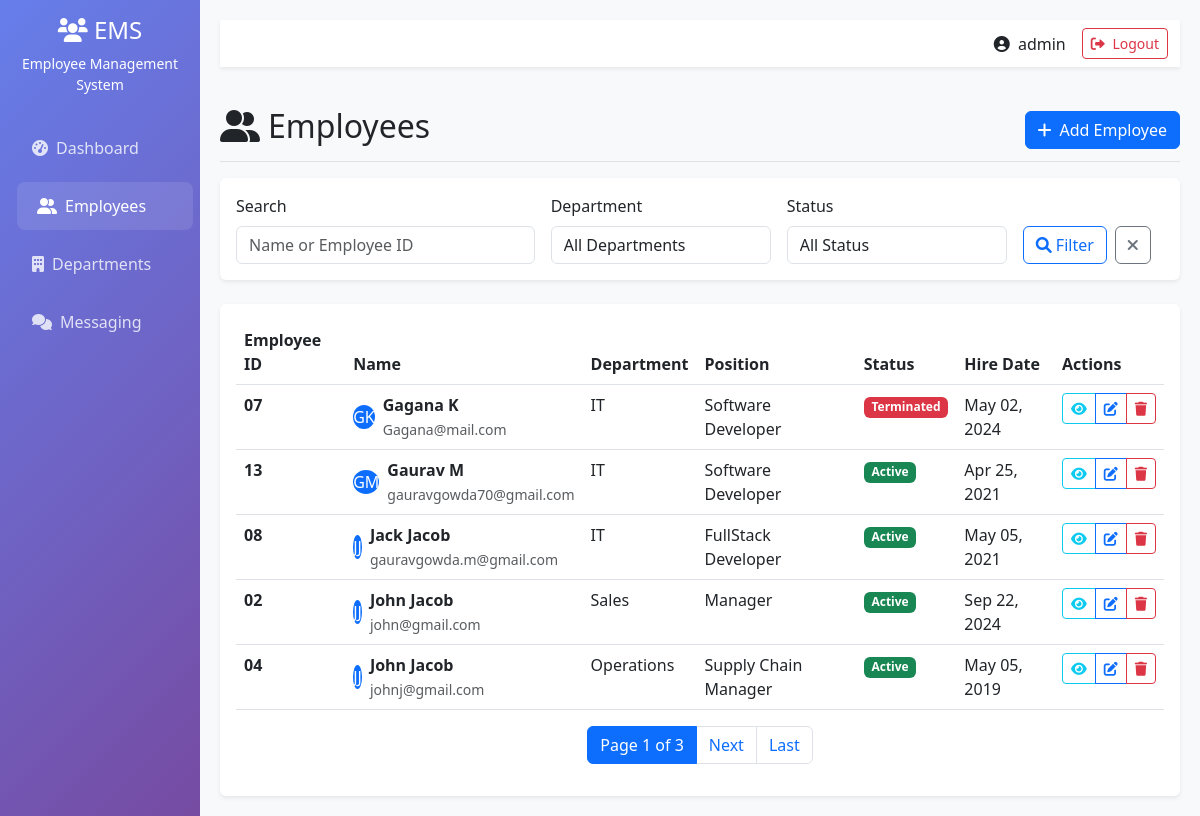
Screenshot of /employees/ (signed in) with the database file from the repository.
### employees/models.py (models this page shows, shortened)
class Employee(models.Model):
    GENDER_CHOICES = [
        ('M', 'Male'),
        ('F', 'Female'),
        ('O', 'Other'),
    ]
    STATUS_CHOICES = [
        ('active', 'Active'),
        ('inactive', 'Inactive'),
        ('terminated', 'Terminated'),
    ]
    employee_id = models.CharField(max_length=20, unique=True)
    first_name = models.CharField(max_length=50)
    last_name = models.CharField(max_length=50)
    email = models.EmailField(unique=True)
    phone_regex = RegexValidator(
        regex=r'^\+?1?\d{9,15}$',
        message="Phone number must be entered in the format:'+999999999'. upto 15 digits allowed."
    )
    phone_number = models.CharField(validators=[phone_regex], max_length=17)
    date_of_birth = models.DateField()
    gender = models.CharField(max_length=1, choices=GENDER_CHOICES)
    address = models.TextField()
    department = models.ForeignKey(Department, on_delete= models.CASCADE, related_name='employees')
    position = models.CharField(max_length=100)
    salary = models.DecimalField(max_digits=10, decimal_places=2)
    hire_date = models.DateField()
    status = models.CharField(max_length=20, choices=STATUS_CHOICES, default='active')
    created_at = models.DateTimeField(auto_now_add=True)
    updated_at = models.DateTimeField(auto_now=True)
    @property
    def full_name(self):
        return f"{self.first_name} {self.last_name}"
    class Meta:
        ordering = ['first_name', 'last_name']

class Department(models.Model):
    name = models.CharField(max_length=100, unique=True)
    description = models.TextField(blank=True, null=True)
    created_at = models.DateTimeField(auto_now_add=True)
    class Meta:
        ordering = ['name']

### employees/views.py (the view)
# urls.py: path('employees/', views.employee_list, name='employee_list'),
@login_required
def employee_list(request):
    employees = Employee.objects.select_related('department').all()
    search_query = request.GET.get('search')
    if search_query:
        employees = employees.filter(first_name__icontains=search_query) | employees.filter(last_name__icontains=search_query) |employees.filter(employee_id__icontains=search_query) #|employees.filter(address__icontains=search_query)#
    dept_filter = request.GET.get('department')
    if dept_filter:
        employees = employees.filter(department_id=dept_filter)
    status_filter = request.GET.get('status')
    if status_filter:
        employees = employees.filter(status=status_filter)
    paginator = Paginator(employees, 5)
    page_number = request.GET.get('page')
    page_obj = paginator.get_page(page_number)
    departments = Department.objects.all()
    context = {
        'page_obj': page_obj,
        'departments': departments,
        'search_query': search_query,
        'dept_filter': dept_filter,
        'status_filter': status_filter,
    }
    return render(request, 'employees/employee_list.html', context)

### employees/templates/employees/employee_list.html (shortened to what this page needs)
{% extends 'employees/base.html' %}
{% block content %}
<div class="d-flex justify-content-between flex-wrap flex-md-nowrap align-items-center pt-3 pb-2 mb-3 border-bottom">
    <h1 class="h2"><i class="fas fa-user-friends me-2"></i>Employees</h1>
    <div class="btn-toolbar mb-2 mb-md-0">
        <a href="{% url 'employee_create' %}" class="btn btn-primary">
            <i class="fas fa-plus me-2"></i>Add Employee
        </a>
    </div>
</div>
<div class="card mb-4">
    <div class="card-body">
        <form method="get" class="row g-3">
            <div class="col-md-4">
                <label for="search" class="form-label">Search</label>
                <input type="text" class="form-control" id="search" name="search"
                       value="{{ search_query|default:'' }}" placeholder="Name or Employee ID">
            </div>
            <div class="col-md-3">
                <label for="department" class="form-label">Department</label>
                <select class="form-control" id="department" name="department">
                    <option value="">All Departments</option>
                </select>
            </div>
            <div class="col-md-3">
                <label for="status" class="form-label">Status</label>
                <select class="form-control" id="status" name="status">
                    <option value="">All Status</option>
                </select>
            </div>
            <div class="col-md-2 d-flex align-items-end">
                <button type="submit" class="btn btn-outline-primary me-2">
                    <i class="fas fa-search"></i> Filter
                </button>
                <a href="{% url 'employee_list' %}" class="btn btn-outline-secondary">
                    <i class="fas fa-times"></i>
                </a>
            </div>
        </form>
    </div>
</div>
<div class="card">
    <div class="card-body">
        {% if page_obj %}
        <div class="table-responsive">
            <table class="table table-hover">
                <thead>
                    <tr>
                        <th>Employee ID</th>
                        <th>Name</th>
                        <th>Department</th>
                        <th>Position</th>
                        <th>Status</th>
                        <th>Hire Date</th>
                        <th>Actions</th>
                    </tr>
                </thead>
                <tbody>
                    {% for employee in page_obj %}
                    <tr>
                        <td><strong>{{ employee.employee_id }}</strong></td>
                        <td>
                            <div class="d-flex align-items-center">
                                <div class="avatar-sm bg-primary rounded-circle d-flex align-items-center justify-content-center me-2">
                                    <span class="text-white">{{ employee.first_name.0 }}{{ employee.last_name.0 }}</span>
                                </div>
                                <div>
                                    <strong>{{ employee.full_name }}</strong>
                                    <br><small class="text-muted">{{ employee.email }}</small>
                                </div>
                            </div>
                        </td>
                        <td>{{ employee.department.name }}</td>
                        <td>{{ employee.position }}</td>
                        <td>
                            <span class="badge bg-{% if employee.status == 'active' %}success{% elif employee.status == 'inactive' %}warning{% else %}danger{% endif %}">
                                {{ employee.status|title }}
                            </span>
                        </td>
                        <td>{{ employee.hire_date|date:"M d, Y" }}</td>
                        <td>
                            <div class="btn-group" role="group">
                                <a href="{% url 'employee_detail' employee.pk %}" class="btn btn-sm btn-outline-info">
                                    <i class="fas fa-eye"></i>
                                </a>
                                <a href="{% url 'employee_update' employee.pk %}" class="btn btn-sm btn-outline-primary">
                                    <i class="fas fa-edit"></i>
                                </a>
                                <a href="{% url 'employee_delete' employee.pk %}" class="btn btn-sm btn-outline-danger">
                                    <i class="fas fa-trash"></i>
                                </a>
                            </div>
                        </td>
                    </tr>
                    {% endfor %}
                </tbody>
            </table>
        </div>
        {% if page_obj.has_other_pages %}
        <nav aria-label="Employee pagination">
            <ul class="pagination justify-content-center">
                <li class="page-item active">
                    <span class="page-link">Page {{ page_obj.number }} of {{ page_obj.paginator.num_pages }}</span>
                </li>
                {% if page_obj.has_next %}
                    <li class="page-item">
                        <a class="page-link" href="?page={{ page_obj.next_page_number }}">Next</a>
                    </li>
                    <li class="page-item">
                        <a class="page-link" href="?page={{ page_obj.paginator.num_pages }}">Last</a>
                    </li>
                {% endif %}
            </ul>
        </nav>
        {% endif %}
        {% endif %}
    </div>
</div>
{% endblock %}

### employees/templates/employees/base.html (shortened to what this page needs)
{% load static %}
<!DOCTYPE html>
<html lang="en">
<head>
  <link href="https://cdnjs.cloudflare.com/ajax/libs/bootstrap/5.3.0/css/bootstrap.min.css" rel="stylesheet">
  <link href="https://cdnjs.cloudflare.com/ajax/libs/font-awesome/6.0.0/css/all.min.css" rel="stylesheet">
</head>
<body>
  <div class="container-fluid">
    <div class="row">
      <nav id="sidebarMenu" class="col-md-3 col-lg-2 d-md-block sidebar collapse">
        <div class="position-sticky pt-3">
          <div class="text-center mb-4">
            <h4><i class="fas fa-users"></i> EMS</h4>
            <p class="small">Employee Management System</p>
          </div>
          <ul class="nav flex-column">
            <li class="nav-item">
              <a class="nav-link {% if request.resolver_match.url_name == 'dashboard' %}active{% endif %}" href="{% url 'dashboard' %}">
                <i class="fas fa-tachometer-alt me-2"></i>Dashboard
              </a>
            </li>
            <li class="nav-item">
              <a class="nav-link {% if 'employee' in request.resolver_match.url_name %}active{% endif %}" href="{% url 'employee_list' %}">
                <i class="fas fa-user-friends me-2"></i>Employees
              </a>
            </li>
            <li class="nav-item">
              <a class="nav-link {% if 'department' in request.resolver_match.url_name %}active{% endif %}" href="{% url 'department_list' %}">
                <i class="fas fa-building me-2"></i>Departments
              </a>
            </li>
            <li class="nav-item">
              <a class="nav-link {% if 'messaging' in request.resolver_match.url_name %}active{% endif %}" href="{% url 'messaging_dashboard' %}">
                <i class="fas fa-comments me-2"></i>Messaging
              </a>
            </li>
          </ul>
        </div>
      </nav>
      <main class="col-md-9 ms-sm-auto col-lg-10 main-content">
        <nav class="navbar navbar-light bg-white shadow-sm mb-4">
          <div class="container-fluid">
            <div class="d-flex align-items-center ms-auto">
              <span class="me-3">
                <i class="fas fa-user-circle me-1"></i>
                {% if user.first_name %}{{ user.first_name }} {{ user.last_name }}{% else %}{{ user.username }}{% endif %}
              </span>
              <a href="{% url 'logout' %}" class="btn btn-sm btn-outline-danger">
                <i class="fas fa-sign-out-alt me-1"></i> Logout
              </a>
            </div>
          </div>
        </nav>
        {% block content %}{% endblock %}
      </main>
    </div>
  </div>
</body>
</html>

### employees/templates/employees/base.html (style rules this page uses)
.sidebar { background: linear-gradient(135deg, #667eea 0%, #764ba2 100%); min-height: 100vh; color: white; }
.sidebar .nav-link { color: rgba(255,255,255,0.8); padding: 12px 20px; border-radius: 8px; margin: 5px 0; transition: all 0.3s ease; }
.sidebar .nav-link:hover, .sidebar .nav-link.active { color: white; background: rgba(255,255,255,0.1); transform: translateX(5px); }
.main-content { background: #f8f9fa; min-height: 100vh; padding: 20px; }
.card { border: none; box-shadow: 0 0.125rem 0.25rem rgba(0,0,0,0.075); transition: transform 0.2s; }

### rows the page displays
Employee: employee_id "07", first_name.0 "G", last_name.0 "K", full_name "Gagana K", email "Gagana@mail.com", department.name "IT", position "Software Developer", status "Terminated", hire_date "May 02, 2024"
Employee: employee_id "13", first_name.0 "G", last_name.0 "M", full_name "Gaurav M", email "gauravgowda70@gmail.com", department.name "IT", position "Software Developer", status "Active", hire_date "Apr 25, 2021"
Employee: employee_id "08", first_name.0 "J", last_name.0 "J", full_name "Jack Jacob", email "gauravgowda.m@gmail.com", department.name "IT", position "FullStack Developer", status "Active", hire_date "May 05, 2021"
Employee: employee_id "02", first_name.0 "J", last_name.0 "J", full_name "John Jacob", email "john@gmail.com", department.name "Sales", position "Manager", status "Active", hire_date "Sep 22, 2024"
Employee: employee_id "04", first_name.0 "J", last_name.0 "J", full_name "John Jacob", email "johnj@gmail.com", department.name "Operations", position "Supply Chain Manager", status "Active", hire_date "May 05, 2019"

### other values shown
{{ user.username }} "admin"
{{ page_obj.number }} "1"
{{ page_obj.paginator.num_pages }} "3"
